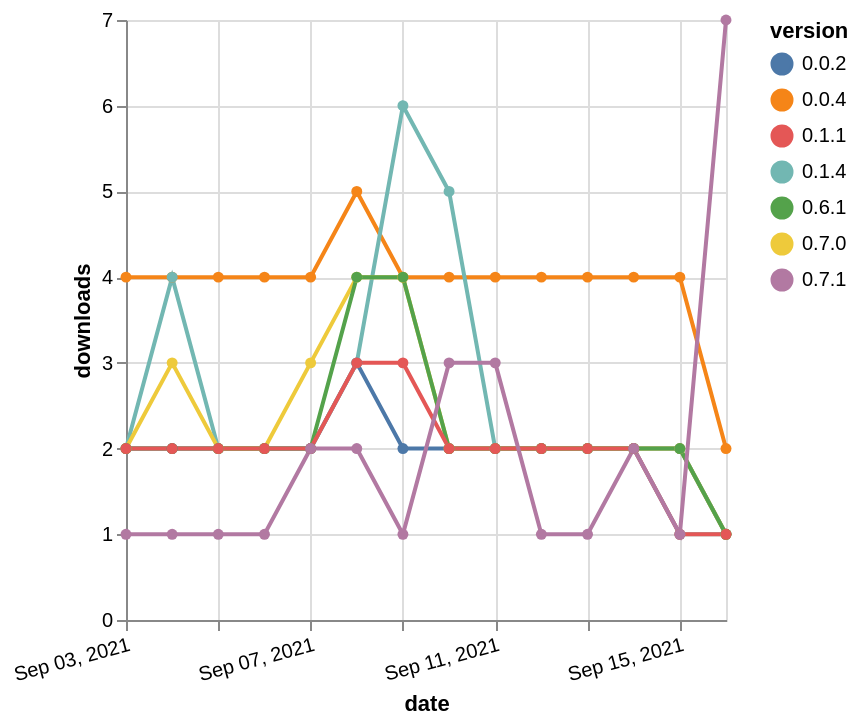

Specify this chart in Vega-Lite:
### Vega-Lite specification from a JSON file in a GitHub repository (floating-point values rounded to 4 significant figures)
{"$schema": "https://vega.github.io/schema/vega-lite/v5.json", "description": "A simple bar chart with embedded data.", "data": {"values": [{"date": "2021-09-03", "total": 5883, "delta": 4, "version": "0.0.4"}, {"date": "2021-09-04", "total": 5887, "delta": 4, "version": "0.0.4"}, {"date": "2021-09-05", "total": 5891, "delta": 4, "version": "0.0.4"}, {"date": "2021-09-06", "total": 5895, "delta": 4, "version": "0.0.4"}, {"date": "2021-09-07", "total": 5899, "delta": 4, "version": "0.0.4"}, {"date": "2021-09-08", "total": 5904, "delta": 5, "version": "0.0.4"}, {"date": "2021-09-09", "total": 5908, "delta": 4, "version": "0.0.4"}, {"date": "2021-09-10", "total": 5912, "delta": 4, "version": "0.0.4"}, {"date": "2021-09-11", "total": 5916, "delta": 4, "version": "0.0.4"}, {"date": "2021-09-12", "total": 5920, "delta": 4, "version": "0.0.4"}, {"date": "2021-09-13", "total": 5924, "delta": 4, "version": "0.0.4"}, {"date": "2021-09-14", "total": 5928, "delta": 4, "version": "0.0.4"}, {"date": "2021-09-15", "total": 5932, "delta": 4, "version": "0.0.4"}, {"date": "2021-09-16", "total": 5934, "delta": 2, "version": "0.0.4"}, {"date": "2021-09-03", "total": 3818, "delta": 2, "version": "0.0.2"}, {"date": "2021-09-04", "total": 3820, "delta": 2, "version": "0.0.2"}, {"date": "2021-09-05", "total": 3822, "delta": 2, "version": "0.0.2"}, {"date": "2021-09-06", "total": 3824, "delta": 2, "version": "0.0.2"}, {"date": "2021-09-07", "total": 3826, "delta": 2, "version": "0.0.2"}, {"date": "2021-09-08", "total": 3829, "delta": 3, "version": "0.0.2"}, {"date": "2021-09-09", "total": 3831, "delta": 2, "version": "0.0.2"}, {"date": "2021-09-10", "total": 3833, "delta": 2, "version": "0.0.2"}, {"date": "2021-09-11", "total": 3835, "delta": 2, "version": "0.0.2"}, {"date": "2021-09-12", "total": 3837, "delta": 2, "version": "0.0.2"}, {"date": "2021-09-13", "total": 3839, "delta": 2, "version": "0.0.2"}, {"date": "2021-09-14", "total": 3841, "delta": 2, "version": "0.0.2"}, {"date": "2021-09-15", "total": 3843, "delta": 2, "version": "0.0.2"}, {"date": "2021-09-16", "total": 3844, "delta": 1, "version": "0.0.2"}, {"date": "2021-09-03", "total": 6357, "delta": 2, "version": "0.1.4"}, {"date": "2021-09-04", "total": 6361, "delta": 4, "version": "0.1.4"}, {"date": "2021-09-05", "total": 6363, "delta": 2, "version": "0.1.4"}, {"date": "2021-09-06", "total": 6365, "delta": 2, "version": "0.1.4"}, {"date": "2021-09-07", "total": 6367, "delta": 2, "version": "0.1.4"}, {"date": "2021-09-08", "total": 6370, "delta": 3, "version": "0.1.4"}, {"date": "2021-09-09", "total": 6376, "delta": 6, "version": "0.1.4"}, {"date": "2021-09-10", "total": 6381, "delta": 5, "version": "0.1.4"}, {"date": "2021-09-11", "total": 6383, "delta": 2, "version": "0.1.4"}, {"date": "2021-09-12", "total": 6385, "delta": 2, "version": "0.1.4"}, {"date": "2021-09-13", "total": 6387, "delta": 2, "version": "0.1.4"}, {"date": "2021-09-14", "total": 6389, "delta": 2, "version": "0.1.4"}, {"date": "2021-09-15", "total": 6390, "delta": 1, "version": "0.1.4"}, {"date": "2021-09-16", "total": 6391, "delta": 1, "version": "0.1.4"}, {"date": "2021-09-03", "total": 4798, "delta": 2, "version": "0.7.0"}, {"date": "2021-09-04", "total": 4801, "delta": 3, "version": "0.7.0"}, {"date": "2021-09-05", "total": 4803, "delta": 2, "version": "0.7.0"}, {"date": "2021-09-06", "total": 4805, "delta": 2, "version": "0.7.0"}, {"date": "2021-09-07", "total": 4808, "delta": 3, "version": "0.7.0"}, {"date": "2021-09-08", "total": 4812, "delta": 4, "version": "0.7.0"}, {"date": "2021-09-09", "total": 4816, "delta": 4, "version": "0.7.0"}, {"date": "2021-09-10", "total": 4818, "delta": 2, "version": "0.7.0"}, {"date": "2021-09-11", "total": 4820, "delta": 2, "version": "0.7.0"}, {"date": "2021-09-12", "total": 4822, "delta": 2, "version": "0.7.0"}, {"date": "2021-09-13", "total": 4824, "delta": 2, "version": "0.7.0"}, {"date": "2021-09-14", "total": 4826, "delta": 2, "version": "0.7.0"}, {"date": "2021-09-15", "total": 4828, "delta": 2, "version": "0.7.0"}, {"date": "2021-09-16", "total": 4829, "delta": 1, "version": "0.7.0"}, {"date": "2021-09-03", "total": 3621, "delta": 2, "version": "0.6.1"}, {"date": "2021-09-04", "total": 3623, "delta": 2, "version": "0.6.1"}, {"date": "2021-09-05", "total": 3625, "delta": 2, "version": "0.6.1"}, {"date": "2021-09-06", "total": 3627, "delta": 2, "version": "0.6.1"}, {"date": "2021-09-07", "total": 3629, "delta": 2, "version": "0.6.1"}, {"date": "2021-09-08", "total": 3633, "delta": 4, "version": "0.6.1"}, {"date": "2021-09-09", "total": 3637, "delta": 4, "version": "0.6.1"}, {"date": "2021-09-10", "total": 3639, "delta": 2, "version": "0.6.1"}, {"date": "2021-09-11", "total": 3641, "delta": 2, "version": "0.6.1"}, {"date": "2021-09-12", "total": 3643, "delta": 2, "version": "0.6.1"}, {"date": "2021-09-13", "total": 3645, "delta": 2, "version": "0.6.1"}, {"date": "2021-09-14", "total": 3647, "delta": 2, "version": "0.6.1"}, {"date": "2021-09-15", "total": 3649, "delta": 2, "version": "0.6.1"}, {"date": "2021-09-16", "total": 3650, "delta": 1, "version": "0.6.1"}, {"date": "2021-09-03", "total": 2905, "delta": 2, "version": "0.1.1"}, {"date": "2021-09-04", "total": 2907, "delta": 2, "version": "0.1.1"}, {"date": "2021-09-05", "total": 2909, "delta": 2, "version": "0.1.1"}, {"date": "2021-09-06", "total": 2911, "delta": 2, "version": "0.1.1"}, {"date": "2021-09-07", "total": 2913, "delta": 2, "version": "0.1.1"}, {"date": "2021-09-08", "total": 2916, "delta": 3, "version": "0.1.1"}, {"date": "2021-09-09", "total": 2919, "delta": 3, "version": "0.1.1"}, {"date": "2021-09-10", "total": 2921, "delta": 2, "version": "0.1.1"}, {"date": "2021-09-11", "total": 2923, "delta": 2, "version": "0.1.1"}, {"date": "2021-09-12", "total": 2925, "delta": 2, "version": "0.1.1"}, {"date": "2021-09-13", "total": 2927, "delta": 2, "version": "0.1.1"}, {"date": "2021-09-14", "total": 2929, "delta": 2, "version": "0.1.1"}, {"date": "2021-09-15", "total": 2930, "delta": 1, "version": "0.1.1"}, {"date": "2021-09-16", "total": 2931, "delta": 1, "version": "0.1.1"}, {"date": "2021-09-03", "total": 809, "delta": 1, "version": "0.7.1"}, {"date": "2021-09-04", "total": 810, "delta": 1, "version": "0.7.1"}, {"date": "2021-09-05", "total": 811, "delta": 1, "version": "0.7.1"}, {"date": "2021-09-06", "total": 812, "delta": 1, "version": "0.7.1"}, {"date": "2021-09-07", "total": 814, "delta": 2, "version": "0.7.1"}, {"date": "2021-09-08", "total": 816, "delta": 2, "version": "0.7.1"}, {"date": "2021-09-09", "total": 817, "delta": 1, "version": "0.7.1"}, {"date": "2021-09-10", "total": 820, "delta": 3, "version": "0.7.1"}, {"date": "2021-09-11", "total": 823, "delta": 3, "version": "0.7.1"}, {"date": "2021-09-12", "total": 824, "delta": 1, "version": "0.7.1"}, {"date": "2021-09-13", "total": 825, "delta": 1, "version": "0.7.1"}, {"date": "2021-09-14", "total": 827, "delta": 2, "version": "0.7.1"}, {"date": "2021-09-15", "total": 828, "delta": 1, "version": "0.7.1"}, {"date": "2021-09-16", "total": 835, "delta": 7, "version": "0.7.1"}]}, "width": "container", "mark": {"type": "line", "point": {"filled": true}}, "encoding": {"x": {"field": "date", "type": "temporal", "timeUnit": "yearmonthdate", "title": "date", "axis": {"labelAngle": -15}}, "y": {"field": "delta", "type": "quantitative", "title": "downloads"}, "color": {"field": "version", "type": "nominal"}, "tooltip": {"field": "delta"}}}
